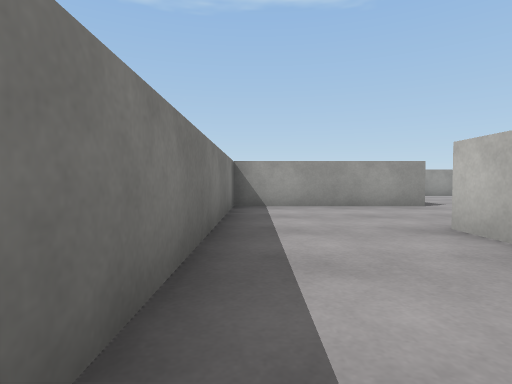
[1] (above)

16 first-person views from a walk through a 3-D level made in the Unity game engine. The camera is 0.55 m above the floor, tilts 2° down and sees 80° across. The floor is counted in squares, 1 m on a side. Each view is taken from the middle of a square. On the plan, view 1 faces up. The plan holds only what a view shows up to about 9 squares ahead; the rest is blank. The place goes on beyond the plan. Surface patterns are stand-ins for the level's own textures.

[2]
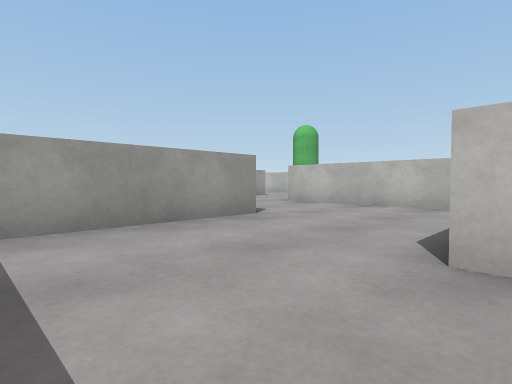

[3]
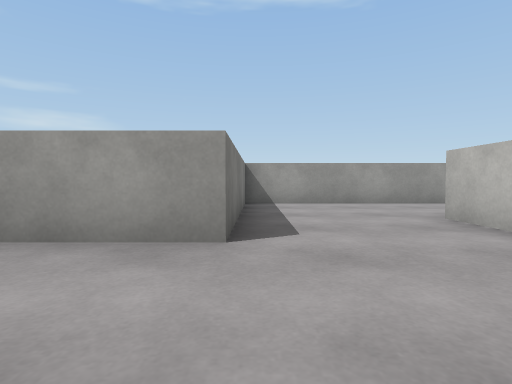

[4]
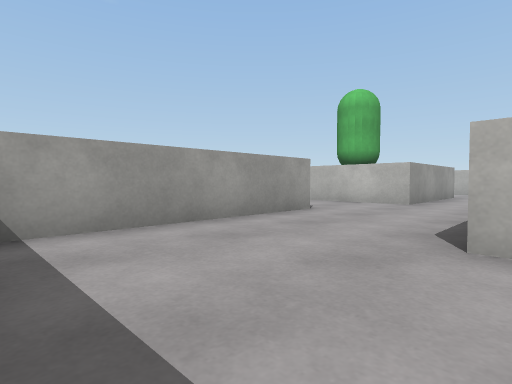

[5]
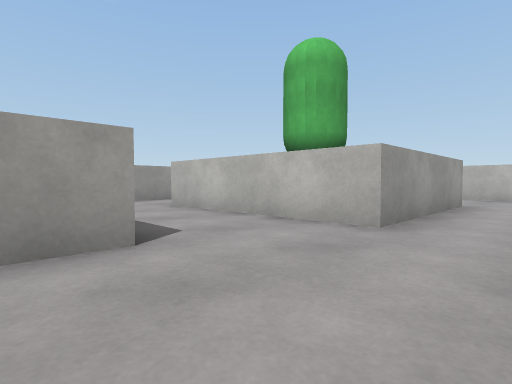

[6]
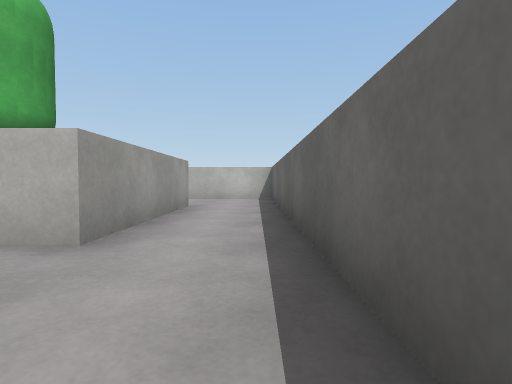

[7]
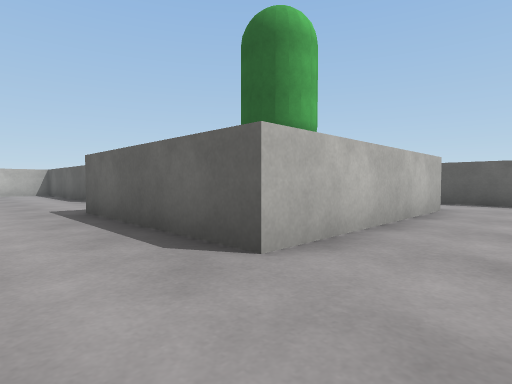

[8]
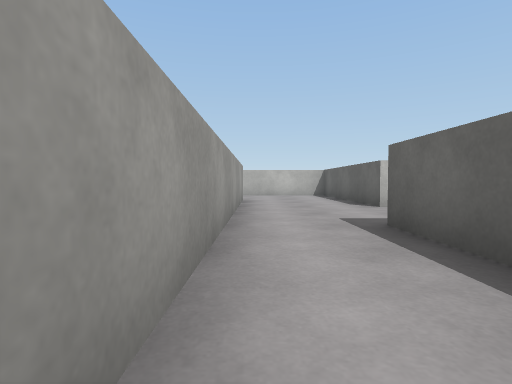

[9]
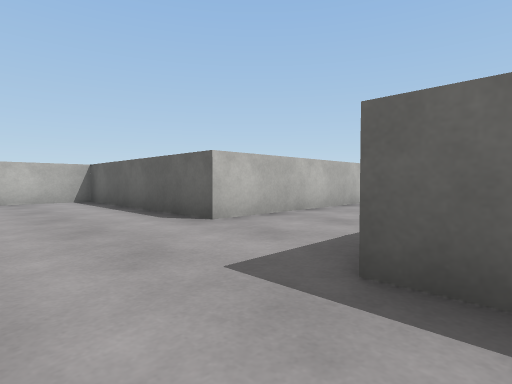

[10]
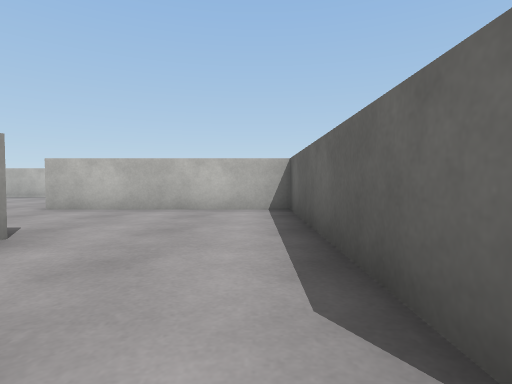

[11]
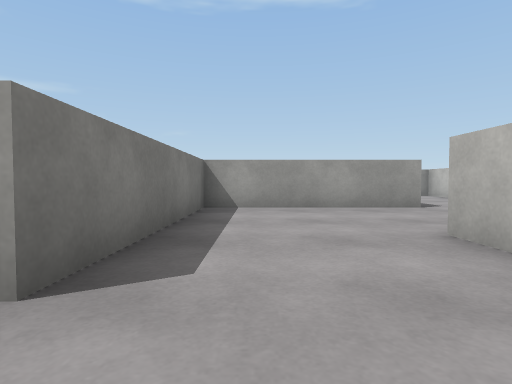

[12]
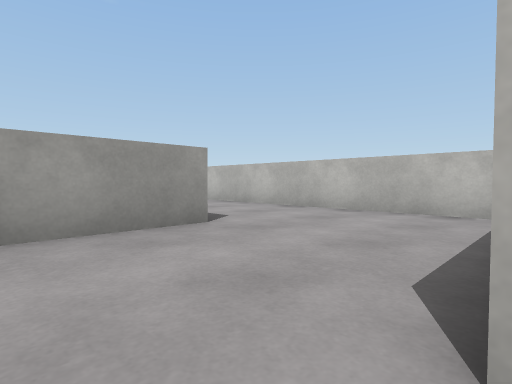

[13]
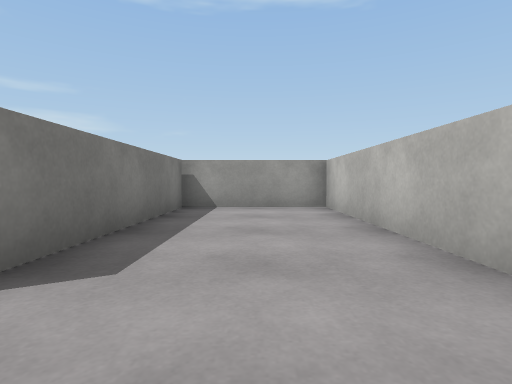

[14]
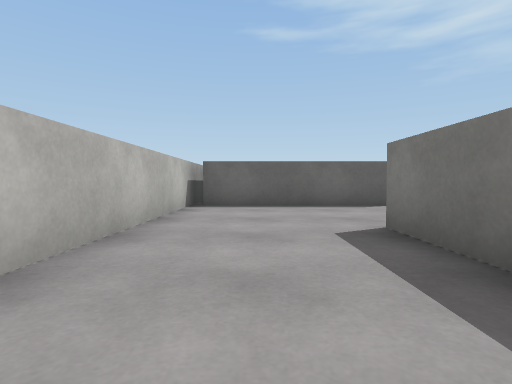

[15]
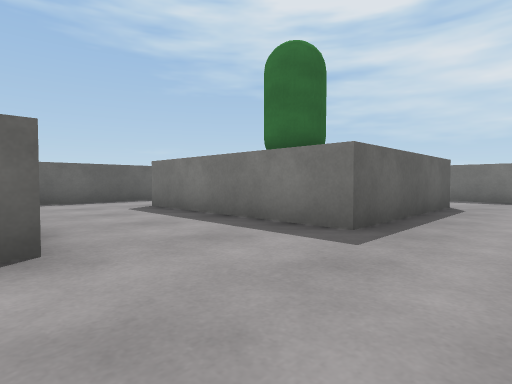

[16]
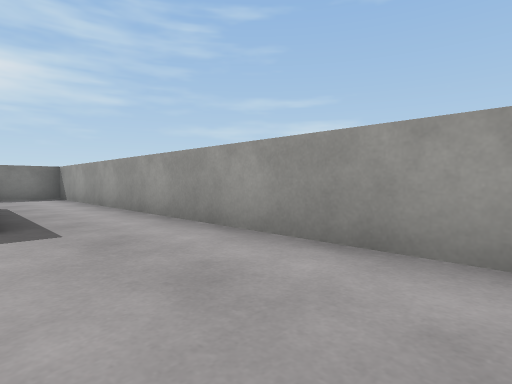

### Floor plan
Points are (right, up) in squares from view 1. A wall is a line through its corners. A room is listed if a view was taken in it or the views show most of it. See-through windows are left out.
Room 1 (views 1, 2, 3, 4, 5, 6, 7, 8, 9, 10, 11, 15, 16)
walls: (9.5, 8.5) (18, 8.5); (11.6, 10.5) (11.6, 15.4) (15.8, 15.4) (15.8, 10.5) (11.6, 10.5); (9.1, 11.6) (3.6, 11.6); (6.8, 4.5) (6.8, 8.5); (3.7, 11.1) (3.7, 6.7) (-0.5, 6.7) (-0.5, 0.5); (9.1, 16.9) (9.1, 14.8); (18.5, 9.8) (18.5, 14.3) (24, 14.3) (24, 17.4); (2.3, 2.6) (2.3, 3.5); (20.9, 17.4) (9.6, 17.4)
ways out: opening at (22.5, 18.5) to room 2
Room 2 (views 12, 13, 14)
walls: (24, 17.4) (24, 19.1) (28.2, 19.1); (28.5, 17.2) (28.5, 27.5) (25.4, 27.5) (25.4, 22.4) (20.9, 22.4) (20.9, 17.4)
ways out: opening at (22.5, 18.5) to room 1

Where each view was taken, in squares from view 1:
view 1: 0 up, 0 right, facing up
view 2: 3 up, 0 right, facing up-right
view 3: 4 up, 4 right, facing up
view 4: 8 up, 4 right, facing up-right
view 5: 9 up, 8 right, facing up-right
view 6: 9 up, 9 right, facing right
view 7: 17 up, 10 right, facing down-right
view 8: 17 up, 12 right, facing right
view 9: 17 up, 15 right, facing down-right
view 10: 15 up, 18 right, facing right
view 11: 16 up, 22 right, facing up
view 12: 19 up, 23 right, facing up-right
view 13: 21 up, 27 right, facing up
view 14: 26 up, 27 right, facing down
view 15: 17 up, 19 right, facing down-left
view 16: 15 up, 20 right, facing up-left
